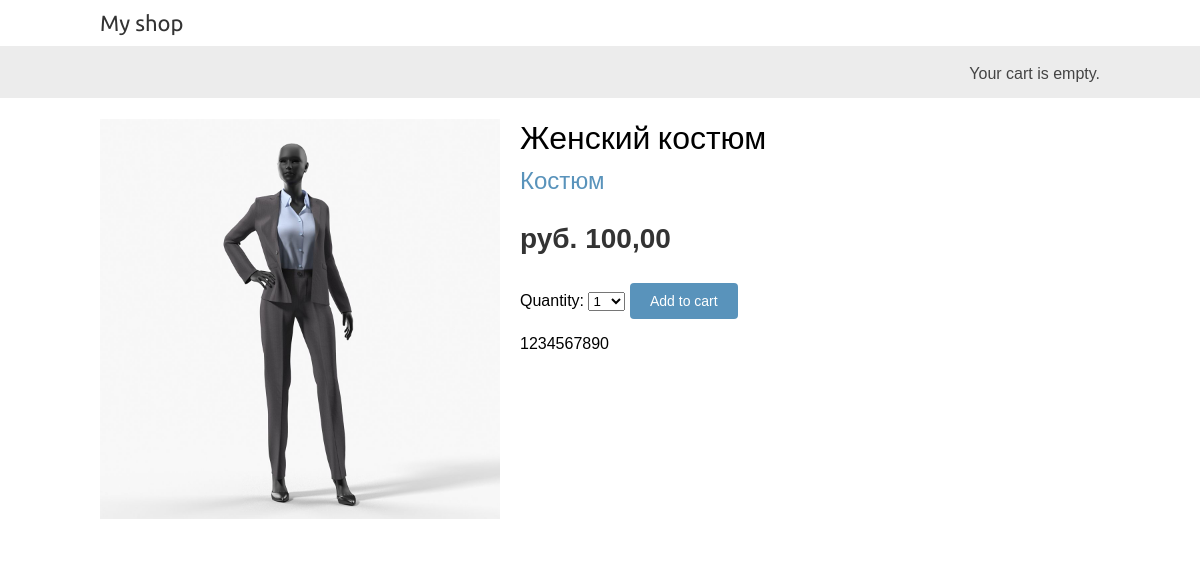
The app's page /3/zhenskij-kostyum/ with its own data.
### shop/models.py (models this page shows, shortened)
class Product(models.Model):
    category = models.ForeignKey(Category, related_name='products', on_delete=models.CASCADE)
    name = models.CharField(max_length=200, db_index=True)
    slug = models.SlugField(max_length=200, db_index=True)
    image = models.ImageField(upload_to='products/%Y/%m/%d', blank=True)
    description = models.TextField(blank=True)
    price = models.DecimalField(max_digits=10, decimal_places=2)
    stock = models.PositiveIntegerField()
    available = models.BooleanField(default=True)
    created = models.DateTimeField(auto_now_add=True)
    updated = models.DateTimeField(auto_now=True)
    class Meta:
        ordering = ('name', )
        index_together = (('id', 'slug'), )

class Category(models.Model):
    name = models.CharField(max_length=200, db_index=True)
    slug = models.SlugField(max_length=200, db_index=True, unique=True)
    class Meta:
        ordering = ('name',)
        verbose_name = 'Категория'
        verbose_name_plural = 'Категории'
    def __str__(self):
        return self.name
    def get_absolute_url(self):
        return reverse('shop:product_list_by_category', args=[self.slug])

### shop/views.py (the view)
# urls.py: path('<int:id>/<slug:slug>/', views.product_detail, name='product_detail')
def product_detail(request, id, slug):
    product = get_object_or_404(Product, id = id, slug = slug, available = True)
    cart_product_form = CartAddProductForm()
    return render(request, 'shop/product/detail.html',{'product': product, 'cart_product_form': cart_product_form})

### cart/forms.py
class CartAddProductForm(forms.Form):
    quantity = forms.TypedChoiceField(choices=PRODUCT_QUANTITY_CHOICES, coerce=int)
    override = forms.BooleanField(required=False, initial=False, widget=forms.HiddenInput)

### shop/templates/shop/product/detail.html (shortened to what this page needs)
{% extends "shop/base.html" %}
{% load static %}
{% block content %}
    <div class="product-detail">
        <img src="{% if product.image %}{{ product.image.url }}{% else %}{% static "img/no_image.png" %}{% endif %}">
        <h1>{{ product.name }}</h1>
        <h2>
            <a href="{{ product.category.get_absolute_url }}">
                {{ product.category }}
            </a>
        </h2>
        <p class="price"> руб. {{ product.price }}</p>
        <form action="{% url "cart:cart_add" product.id %}" method="post">
            {{ cart_product_form }}
            <input type="submit" value="Add to cart">
        </form>
        {{ product.description|linebreaks }}
    </div>
{% endblock %}

### shop/static/css/base.css (style rules this page uses)
body { margin:0; padding:0; font-family:helvetica, sans-serif; }
h1, h2, h3, h4, h5 , h6 { font-family: 'Ubuntu', sans-serif; font-weight:normal; }
a { text-decoration:none; color:#5993bb; }
a.button, input[type="submit"] { color:#fff; background:#5993bb; border-radius:4px; padding:10px 20px; font-size:14px; border:0; }
.product-detail { text-align:justify; }
.product-detail .price { color:#333; font-size:28px; font-weight:bold; }
.product-detail img { width:40%; float:left; padding:0 20px 20px 0; }
.product-detail h1 { margin-bottom:0; }
.product-detail h2 { margin-top:10px; }

### records on screen
Product: image (picture), name "Женский костюм", category "Костюм", price "100,00", description "1234567890"
